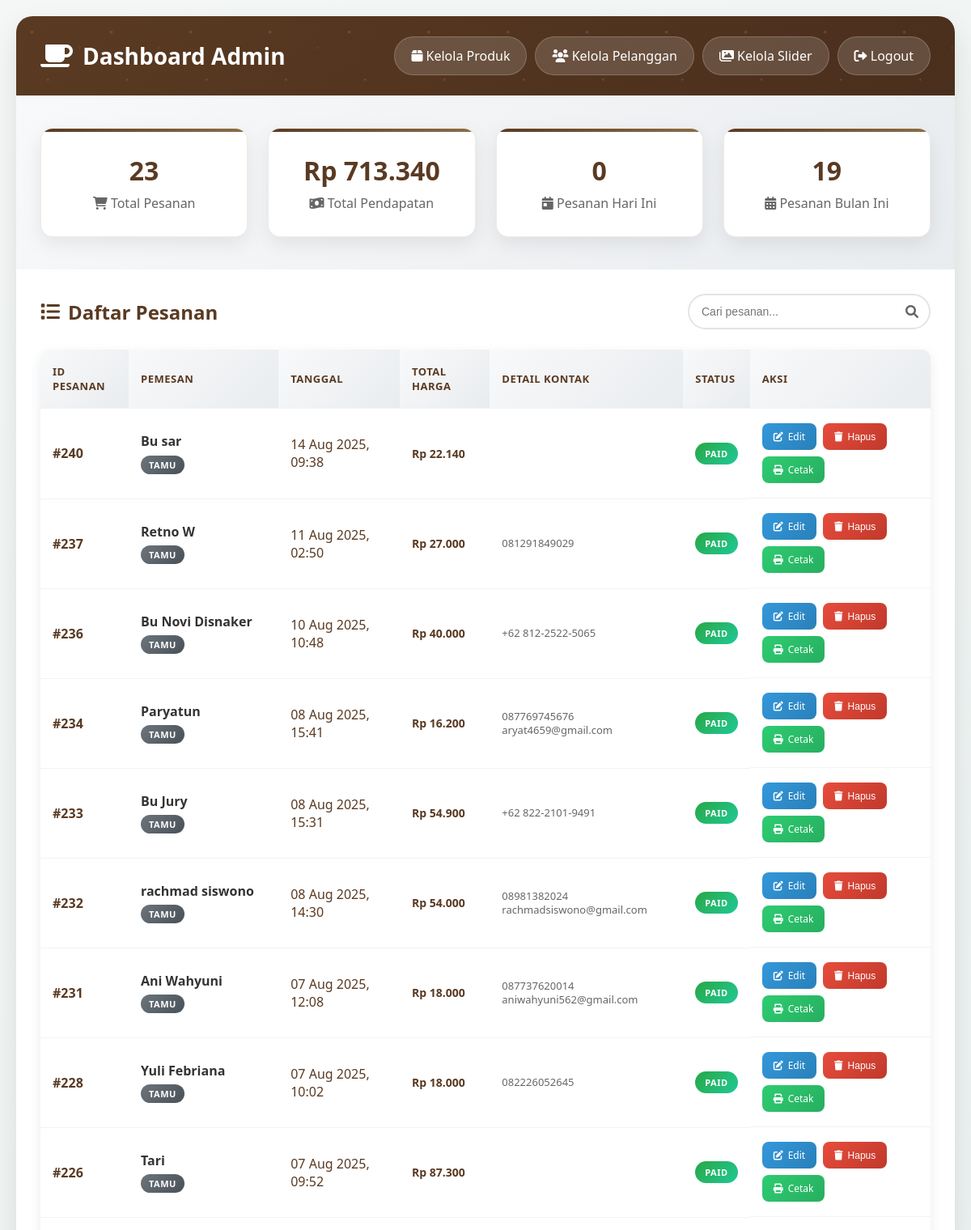
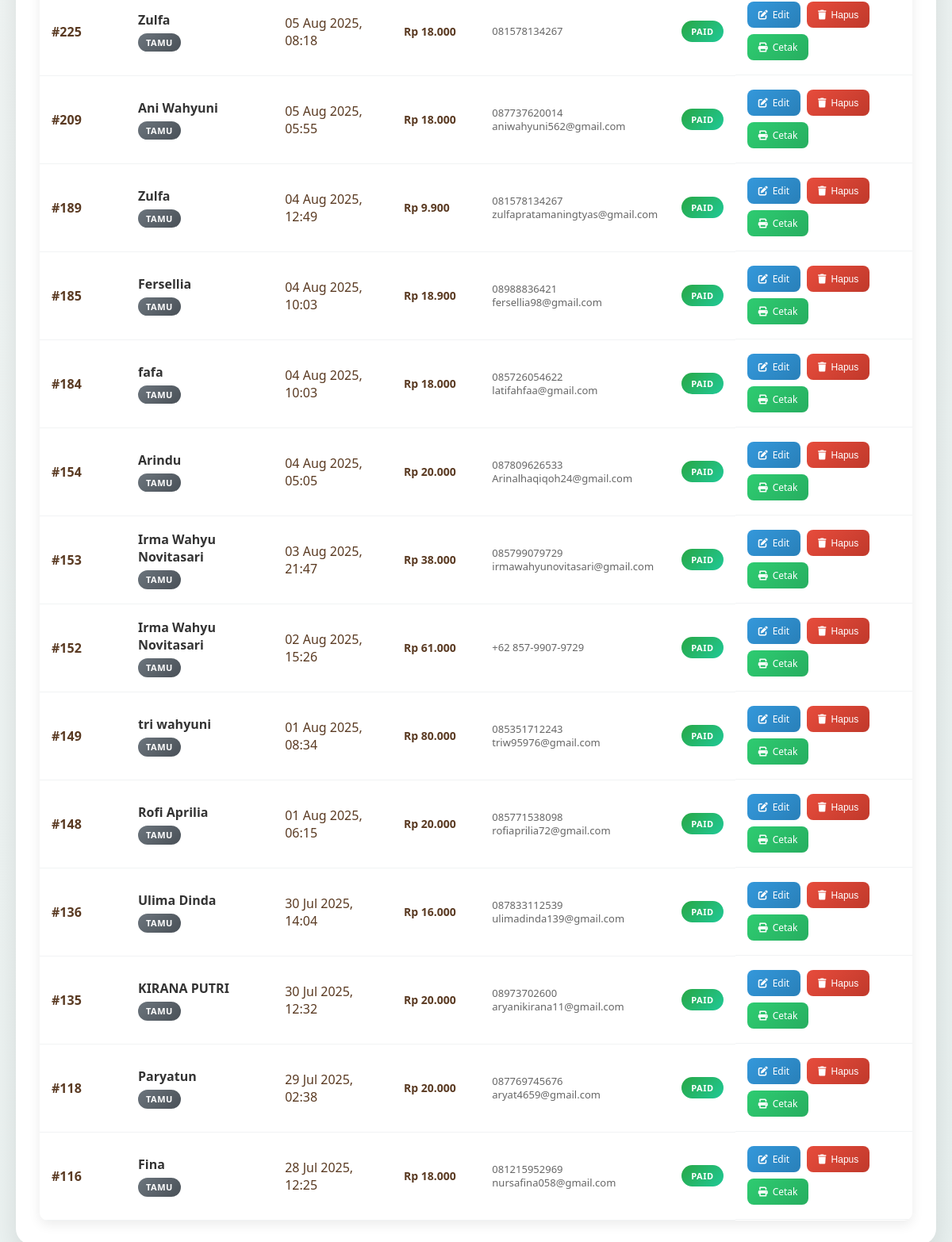
/admin/index.php (signed in), run on the app's committed database (2 pictures, top to bottom).
### tables this page shows
CREATE TABLE `orders` (
  `id` int(11) NOT NULL,
  `user_id` int(11) DEFAULT NULL,
  `guest_name` varchar(100) DEFAULT NULL,
  `guest_address` text DEFAULT NULL,
  `guest_phone` varchar(20) DEFAULT NULL,
  `guest_email` varchar(100) DEFAULT NULL,
  `total_price` decimal(10,2) NOT NULL,
  `voucher_discount` decimal(10,2) DEFAULT 0.00,
  `applied_discount_type` varchar(50) DEFAULT NULL,
  `pickup_discount` decimal(10,2) NOT NULL DEFAULT 0.00,
  `shipping_fee` decimal(10,2) NOT NULL DEFAULT 0.00,
  `payment_method` varchar(50) DEFAULT 'WhatsApp',
  `payment_choice` varchar(50) DEFAULT 'cash',
  `status` varchar(50) NOT NULL DEFAULT 'pending',
  `whatsapp_url` text DEFAULT NULL,
  `order_notes` text DEFAULT NULL,
  `pickup_datetime` varchar(100) DEFAULT NULL,
  `order_date` timestamp NOT NULL DEFAULT current_timestamp()
);

### admin/index.php (the view, shortened to what this page needs)
<?php
require_once '../config.php';
$stats_sql = "SELECT
    COUNT(*) as total_orders,
    SUM(total_price) as total_revenue,
    COUNT(CASE WHEN DATE(order_date) = CURDATE() THEN 1 END) as today_orders
FROM orders";
$stats_result = $conn->query($stats_sql);
$stats = ($stats_result && $stats_result->num_rows > 0) ? $stats_result->fetch_assoc() : [
    'total_orders' => 0,
    'total_revenue' => 0,
    'today_orders' => 0
];
$month_start = date('Y-m-01');
$month_end = date('Y-m-t');
$month_orders_sql = "SELECT COUNT(*) as month_orders FROM orders WHERE DATE(order_date) BETWEEN ? AND ?";
$stmt_month = $conn->prepare($month_orders_sql);
$stmt_month->bind_param("ss", $month_start, $month_end);
$stmt_month->execute();
$month_orders_result = $stmt_month->get_result();
$month_data = ($month_orders_result && $month_orders_result->num_rows > 0) ? $month_orders_result->fetch_assoc() : null;
$stats['month_orders'] = $month_data['month_orders'] ?? 0;
$sql_orders_list = "SELECT
                        o.id AS order_id,
                        o.order_date,
                        o.total_price,
                        o.voucher_discount,
                        o.guest_phone,
                        o.guest_email,
                        o.status,
                        COALESCE(u.username, o.guest_name) AS customer_name,
                        CASE WHEN o.user_id IS NOT NULL THEN 'Member' ELSE 'Tamu' END AS customer_type
                    FROM orders o
                    LEFT JOIN users u ON o.user_id = u.id
                    ORDER BY o.order_date DESC";
$result_orders_list = $conn->query($sql_orders_list);
?>
<!DOCTYPE html>
<html lang="id">
<head>
    <link href="https://cdnjs.cloudflare.com/ajax/libs/font-awesome/6.0.0/css/all.min.css" rel="stylesheet">
</head>
<body>
    <div class="container">
        <div class="header">
            <h1><i class="fas fa-coffee"></i> Dashboard Admin</h1>
            <div class="header-nav">
                <a href="kelola_produk.php"><i class="fas fa-box"></i> Kelola Produk</a>
                <a href="kelola_pelanggan.php"><i class="fas fa-users"></i> Kelola Pelanggan</a>
                <a href="kelola_slider.php"><i class="fas fa-images"></i> Kelola Slider</a>
                <a href="logout.php"><i class="fas fa-sign-out-alt"></i> Logout</a>
            </div>
        </div>
        <div class="stats-grid">
            <div class="stat-card">
                <h3 id="total-orders"><?php echo $stats['total_orders']; ?></h3>
                <p><i class="fas fa-shopping-cart"></i> Total Pesanan</p>
            </div>
            <div class="stat-card">
                <h3 id="total-revenue">Rp <?php echo number_format($stats['total_revenue'] ?? 0, 0, ',', '.'); ?></h3>
                <p><i class="fas fa-money-bill-wave"></i> Total Pendapatan</p>
            </div>
            <div class="stat-card">
                <h3 id="today-orders"><?php echo $stats['today_orders']; ?></h3>
                <p><i class="fas fa-calendar-day"></i> Pesanan Hari Ini</p>
            </div>
            <div class="stat-card">
                <h3 id="month-orders"><?php echo $stats['month_orders']; ?></h3>
                <p><i class="fas fa-calendar-alt"></i> Pesanan Bulan Ini</p>
            </div>
        </div>
        <div class="table-container">
            <div class="table-header">
                <div class="table-title">
                    <i class="fas fa-list"></i> Daftar Pesanan
                </div>
                <div class="search-box">
                    <input type="text" id="searchInput" placeholder="Cari pesanan...">
                    <i class="fas fa-search"></i>
                </div>
            </div>
            <table class="table" id="ordersTable">
                <thead>
                    <tr>
                        <th>ID Pesanan</th>
                        <th>Pemesan</th>
                        <th>Tanggal</th>
                        <th>Total Harga</th>
                        <th>Detail Kontak</th>
                        <th>Status</th>
                        <th>Aksi</th>
                    </tr>
                </thead>
                <tbody>
                    <?php if ($result_orders_list && $result_orders_list->num_rows > 0): ?>
                        <?php while($row = $result_orders_list->fetch_assoc()): ?>
                            <tr>
                                <td>
                                    <span class="order-id">#<?php echo htmlspecialchars($row['order_id']); ?></span>
                                </td>
                                <td>
                                    <div class="customer-info">
                                        <div class="customer-name"><?php echo htmlspecialchars($row['customer_name']); ?></div>
                                        <span class="customer-type <?php echo ($row['customer_type'] == 'Member' ? 'type-member' : 'type-guest'); ?>">
                                            <?php echo $row['customer_type']; ?>
                                        </span>
                                    </div>
                                </td>
                                <td>
                                    <span class="date-info"><?php echo date('d M Y, H:i', strtotime($row['order_date'])); ?></span>
                                </td>
                                <td>
                                    <div class="price-details">
                                        <?php if ($row['voucher_discount'] > 0): ?>
                                            <div class="original-price">
                                                Subtotal: Rp <?php echo number_format($row['total_price'] + $row['voucher_discount'], 0, ',', '.'); ?>
                                            </div>
                                            <div class="discount">
                                                <i class="fas fa-ticket-alt"></i> Diskon: -Rp <?php echo number_format($row['voucher_discount'], 0, ',', '.'); ?>
                                            </div>
                                            <div class="final-price">
                                                Total: Rp <?php echo number_format($row['total_price'], 0, ',', '.'); ?>
                                            </div>
                                        <?php else: ?>
                                            <div class="final-price">
                                                Rp <?php echo number_format($row['total_price'], 0, ',', '.'); ?>
                                            </div>
                                        <?php endif; ?>
                                    </div>
                                </td>
                                <td>
                                    <div class="contact-info">
                                        <div><?php echo htmlspecialchars($row['guest_phone']); ?></div>
                                        <div><?php echo htmlspecialchars($row['guest_email']); ?></div>
                                    </div>
                                </td>
                                <td>
                                    <?php
                                        $status_class = '';
                                        switch ($row['status']) {
                                            case 'paid':
                                                $status_class = 'status-paid';
                                                break;
                                        }
                                    ?>
                                    <span class="status-badge <?php echo $status_class; ?>">
                                        <?php echo htmlspecialchars($row['status']); ?>
                                    </span>
                                </td>
                                <td class="action-buttons">
                                    <a href="edit_pesanan.php?id=<?php echo (int)$row['order_id']; ?>" class="btn-action btn-edit">
                                        <i class="fas fa-edit"></i> Edit
                                    </a>
                                    <button class="btn-action btn-delete" onclick="deleteOrder(<?php echo (int)$row['order_id']; ?>)">
                                        <i class="fas fa-trash"></i> Hapus
                                    </button>
                                    <a href="cetak_struk.php?order_id=<?php echo (int)$row['order_id']; ?>" class="btn-action btn-print" target="_blank">
                                        <i class="fas fa-print"></i> Cetak
                                    </a>
                                </td>
                            </tr>
                        <?php endwhile; ?>
                    <?php endif; ?>
                </tbody>
            </table>
        </div>
    </div>
</body>
</html>

### data on the page
orders: id "240", customer_name "Bu sar", customer_type "TAMU", order_date "14 Aug 2025, 09:38", total_price "22.140", status "PAID"
orders: id "237", customer_name "Retno W", customer_type "TAMU", order_date "11 Aug 2025, 02:50", total_price "27.000", guest_phone "081291849029", status "PAID"
orders: id "236", customer_name "Bu Novi Disnaker", customer_type "TAMU", order_date "10 Aug 2025, 10:48", total_price "40.000", guest_phone "+62 812-2522-5065", status "PAID"
orders: id "234", customer_name "Paryatun", customer_type "TAMU", order_date "08 Aug 2025, 15:41", total_price "16.200", guest_phone "087769745676", guest_email "aryat4659@gmail.com", status "PAID"
orders: id "233", customer_name "Bu Jury", customer_type "TAMU", order_date "08 Aug 2025, 15:31", total_price "54.900", guest_phone "+62 822-2101-9491", status "PAID"
orders: id "232", customer_name "rachmad siswono", customer_type "TAMU", order_date "08 Aug 2025, 14:30", total_price "54.000", guest_phone "08981382024", guest_email "rachmadsiswono@gmail.com", status "PAID"
orders: id "231", customer_name "Ani Wahyuni", customer_type "TAMU", order_date "07 Aug 2025, 12:08", total_price "18.000", guest_phone "087737620014", guest_email "aniwahyuni562@gmail.com", status "PAID"
orders: id "228", customer_name "Yuli Febriana", customer_type "TAMU", order_date "07 Aug 2025, 10:02", total_price "18.000", guest_phone "082226052645", status "PAID"
orders: id "226", customer_name "Tari", customer_type "TAMU", order_date "07 Aug 2025, 09:52", total_price "87.300", status "PAID"
orders: id "225", customer_name "Zulfa", customer_type "TAMU", order_date "05 Aug 2025, 08:18", total_price "18.000", guest_phone "081578134267", status "PAID"
orders: id "209", customer_name "Ani Wahyuni", customer_type "TAMU", order_date "05 Aug 2025, 05:55", total_price "18.000", guest_phone "087737620014", guest_email "aniwahyuni562@gmail.com", status "PAID"
orders: id "189", customer_name "Zulfa", customer_type "TAMU", order_date "04 Aug 2025, 12:49", total_price "9.900", guest_phone "081578134267", guest_email "zulfapratamaningtyas@gmail.com", status "PAID"
orders: id "185", customer_name "Fersellia", customer_type "TAMU", order_date "04 Aug 2025, 10:03", total_price "18.900", guest_phone "08988836421", guest_email "fersellia98@gmail.com", status "PAID"
orders: id "184", customer_name "fafa", customer_type "TAMU", order_date "04 Aug 2025, 10:03", total_price "18.000", guest_phone "085726054622", guest_email "latifahfaa@gmail.com", status "PAID"
orders: id "154", customer_name "Arindu", customer_type "TAMU", order_date "04 Aug 2025, 05:05", total_price "20.000", guest_phone "087809626533", guest_email "Arinalhaqiqoh24@gmail.com", status "PAID"
orders: id "153", customer_name "Irma Wahyu Novitasari", customer_type "TAMU", order_date "03 Aug 2025, 21:47", total_price "38.000", guest_phone "085799079729", guest_email "irmawahyunovitasari@gmail.com", status "PAID"
orders: id "152", customer_name "Irma Wahyu Novitasari", customer_type "TAMU", order_date "02 Aug 2025, 15:26", total_price "61.000", guest_phone "+62 857-9907-9729", status "PAID"
orders: id "149", customer_name "tri wahyuni", customer_type "TAMU", order_date "01 Aug 2025, 08:34", total_price "80.000", guest_phone "085351712243", guest_email "triw95976@gmail.com", status "PAID"
orders: id "148", customer_name "Rofi Aprilia", customer_type "TAMU", order_date "01 Aug 2025, 06:15", total_price "20.000", guest_phone "085771538098", guest_email "rofiaprilia72@gmail.com", status "PAID"
orders: id "136", customer_name "Ulima Dinda", customer_type "TAMU", order_date "30 Jul 2025, 14:04", total_price "16.000", guest_phone "087833112539", guest_email "ulimadinda139@gmail.com", status "PAID"
orders: id "135", customer_name "KIRANA PUTRI", customer_type "TAMU", order_date "30 Jul 2025, 12:32", total_price "20.000", guest_phone "08973702600", guest_email "aryanikirana11@gmail.com", status "PAID"
orders: id "118", customer_name "Paryatun", customer_type "TAMU", order_date "29 Jul 2025, 02:38", total_price "20.000", guest_phone "087769745676", guest_email "aryat4659@gmail.com", status "PAID"
orders: id "116", customer_name "Fina", customer_type "TAMU", order_date "28 Jul 2025, 12:25", total_price "18.000", guest_phone "081215952969", guest_email "nursafina058@gmail.com", status "PAID"

### other printed values
$stats['total_orders'] "23"
$stats['today_orders'] "0"
$stats['month_orders'] "19"
